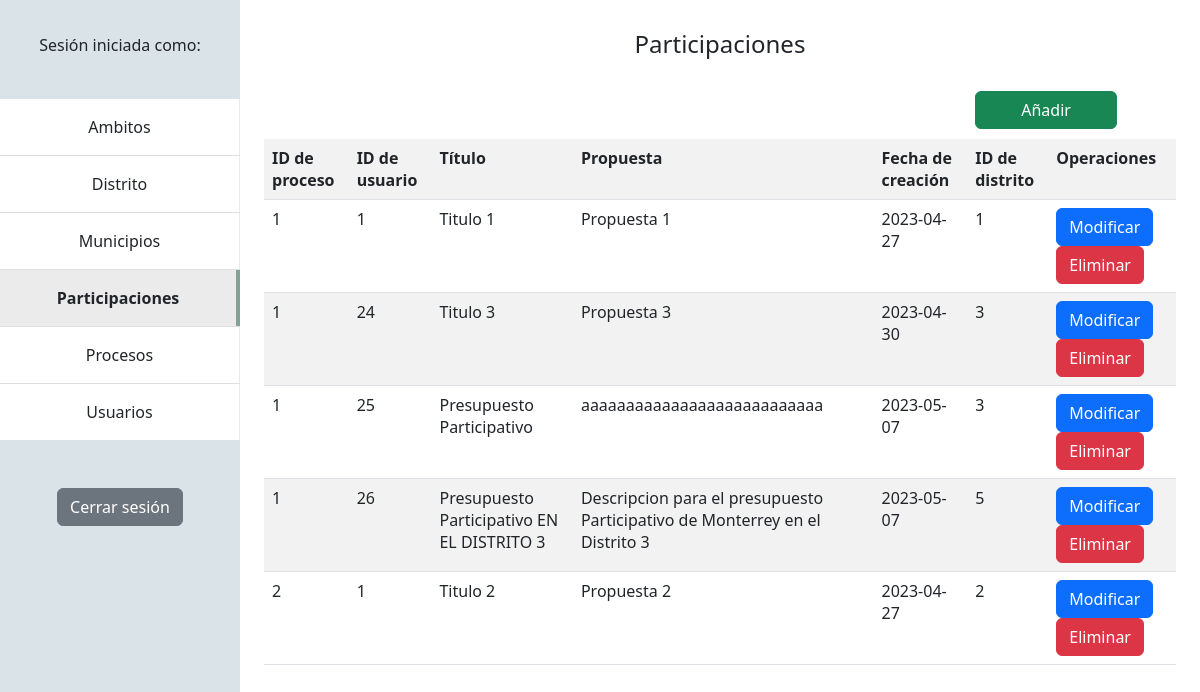
Before: /admin/participaciones.php with the older database file.
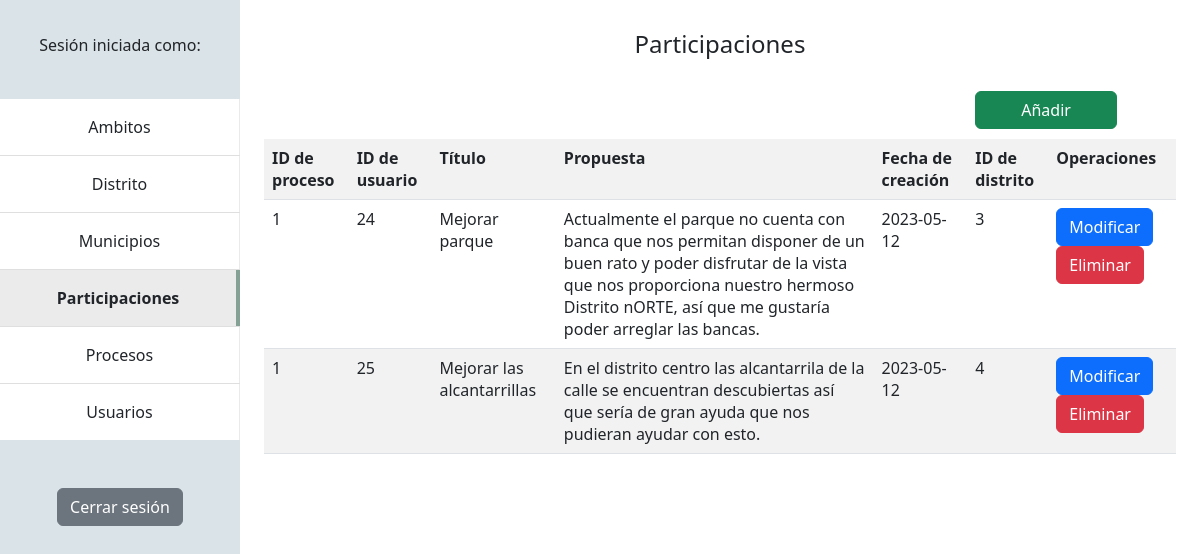
After: the same page with the newer database file.
### tables this page shows
CREATE TABLE `participaciones` (
  `pid` int(11) NOT NULL,
  `uid` int(11) NOT NULL,
  `titulo_registro` varchar(256) NOT NULL,
  `propuesta` mediumtext NOT NULL,
  `fecha_creacion` date NOT NULL,
  `did` int(11) NOT NULL,
  `img` varchar(256) DEFAULT NULL,
  `estatus` enum('Aceptado','Pendiente','Rechazado') DEFAULT NULL
);

### admin/participaciones.php (the view, shortened to what this page needs)
<?php
    $usuario = $_SESSION['usr'];
    $db = new Database();
    $pdo = $db -> connect();
    $sql = $pdo->prepare("SELECT * FROM participaciones;");
    $sql->execute();
    $rows = $sql->fetchAll();
?>
<html lang="en">
    <head>
        <link rel="stylesheet" href="admin.css">
        <link href="https://cdn.jsdelivr.net/npm/bootstrap@5.2.3/dist/css/bootstrap.min.css" rel="stylesheet">
    </head>
    <body>
        <div class="nav-bar">
            <center><h6>Sesión iniciada como:<br><?php echo $usuario ?></h6></center>
            <center>
                <ul class="list-group list-group-flush mb-5">
                    <li class="list-group-item p-0"><a class="nav-link p-3" href="ambitos.php">Ambitos</a></li>
                    <li class="list-group-item p-0"><a class="nav-link p-3" href="distrito.php">Distrito</a></li>
                    <li class="list-group-item p-0"><a class="nav-link p-3" href="municipios.php">Municipios</a></li>
                    <li class="list-group-item p-0"><a class="active nav-link p-3" aria-current="page">Participaciones</a></li>
                    <li class="list-group-item p-0"><a class="nav-link p-3" href="proceso.php">Procesos</a></li>
                    <li class="list-group-item p-0"><a class="nav-link p-3" href="usuarios.php">Usuarios</a></li>
                </ul>
            </center>
            <form action="logout.php">
                <center><button type="submit" class="btn btn-secondary">Cerrar sesión</button></center>
            </form>
        </div>
        <center><h4>Participaciones</h4></center>
        <br>
        <button type="button" class="btn btn-success float-end" id="add">Añadir</button>
        <br><br>
        <table class="table table-striped">
            <tr>
                <th>ID de proceso</th>
                <th>ID de usuario</th>
                <th>Título</th>
                <th>Propuesta</th>
                <th>Fecha de creación</th>
                <th>ID de distrito</th>
                <th>Operaciones</th>
            </tr>
            <?php foreach ($rows as $row){ ?>
            <tr>
                <td><?php echo $row ['pid'];?></td>
                <td><?php echo $row ['uid'];?></td>
                <td><?php echo $row ['titulo_registro'];?></td>
                <td><?php echo $row ['propuesta'];?></td>
                <td><?php echo $row ['fecha_creacion'];?></td>
                <td><?php echo $row ['did'];?></td>
                <td>
                    <form action="fetch/participations/edit-participation.php?process=<?=$row['pid'];?>&user=<?=$row['uid'];?>" method="POST" class="d-inline">
                        <button type="submit" class="edit btn btn-primary">Modificar</button>
                    </form>
                    <form action="fetch/participations/delete-participation.php?process=<?=$row['pid'];?>&user=<?=$row['uid'];?>" method="POST" class="d-inline">
                        <button type="submit" class="delete btn btn-danger">Eliminar</button>
                    </form>
                </td>
            </tr>
            <?php } $sql->closeCursor(); ?>
        </table>
    </body>
</html>

Changed rows visible on the page:
removed participaciones: pid "1", uid "1", titulo_registro "Titulo 1", propuesta "Propuesta 1", fecha_creacion "2023-04-27", did "1"
removed participaciones: pid "1", uid "26", titulo_registro "Presupuesto Participativo EN EL DISTRITO 3", propuesta "Descripcion para el presupuesto Participativo de Monterrey en el Distrito 3", fecha_creacion "2023-05-07", did "5"
removed participaciones: pid "2", uid "1", titulo_registro "Titulo 2", propuesta "Propuesta 2", fecha_creacion "2023-04-27", did "2"
changed participaciones: titulo_registro "Titulo 3" → "Mejorar parque"; propuesta "Propuesta 3" → "Actualmente el parque no cuenta con banca que nos permitan disponer de un buen rato y poder disfrutar de la vista que nos proporciona nuestro hermoso Distrito nORTE, así que me gustaría poder arreglar las bancas."; fecha_creacion "2023-04-30" → "2023-05-12"
changed participaciones: titulo_registro "Presupuesto Participativo" → "Mejorar las alcantarrillas"; propuesta "aaaaaaaaaaaaaaaaaaaaaaaaaaa" → "En el distrito centro las alcantarrila de la calle se encuentran descubiertas así que sería de gran ayuda que nos pudieran ayudar con esto."; fecha_creacion "2023-05-07" → "2023-05-12"; did "3" → "4"
